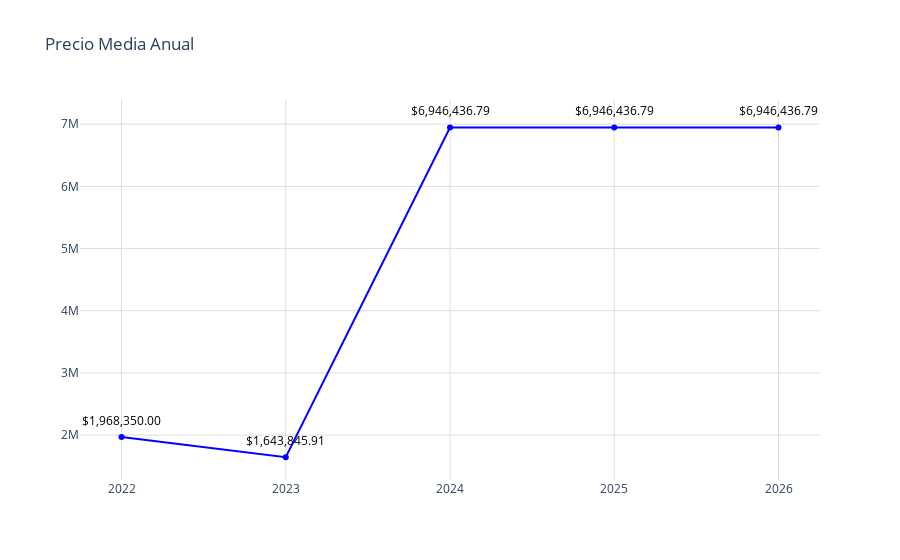

Write notebook code for a chart like this one.
### Code cell
# Datos
año = tul_precio_media_anual['año']
promedio = tul_precio_media_anual['precio_promedio']

fig = go.Figure()
fig.add_trace(go.Scatter(
    x=año,
    y=promedio,
    mode='markers+lines',
    marker=dict(color='blue'),
))
# Agregar anotaciones para mostrar los valores encima de los puntos
for a, p in zip(año, promedio):
    fig.add_annotation(
        x=a,
        y=p,
        text=f"${p:,.2f}",  # Formatear el valor del promedio como moneda
        showarrow=False,
        font=dict(color='black', size=12),
        xshift=0,
        yshift=17,
        textangle=0
    )
# Actualizar diseño
fig.update_layout(
    title='Precio Media Anual',
    yaxis=dict(
        #range=[0, 2000000],  # Establecer el rango del eje y
        #tickvals=[0, 1000000,5000000, 2000000],  # Definir los valores de las marcas en el eje y
        #ticktext=['$0.00', '$500,000.00', '$1,000,000.00', '$1,500,000.00', '$2,000,000.00'],  # Definir el texto de las marcas en el eje y
        gridcolor='#dddcda',   # Color de las líneas de la cuadrícula
        gridwidth=1  # Ancho de las líneas de la cuadrícula
    ),
    xaxis=dict(
        gridcolor='#dddcda', 
        tickmode='array',
        tickvals=año,
        ticktext=año
    ),
    plot_bgcolor='rgba(0,0,0,0)'
)
# Exportar gráfica como archivo HTML
def guardar_grafico_como_html(fig, nombre_archivo, carpeta='graficas'):
    # Crear la carpeta si no existe
    if not os.path.exists(carpeta):
        os.makedirs(carpeta)
    
    # Gráfica como archivo HTML en la carpeta especificada
    pio.write_html(fig, f'{carpeta}/{nombre_archivo}.html')

guardar_grafico_como_html(fig, 'g_scatt_preciomedianual_prom_tulancingo', carpeta='graficas')
fig.show()

### Figure 1 — Plotly figure (JSON) as saved in the notebook; plotly's stock layout.template omitted (floating-point values rounded to 4 significant figures)
{"data": [{"marker": {"color": "blue"}, "mode": "markers+lines", "type": "scatter", "x": [2022, 2023, 2024, 2025, 2026], "y": [1968350, 1644000.0, 6946000.0, 6946000.0, 6946000.0]}], "layout": {"annotations": [{"font": {"color": "black", "size": 12}, "showarrow": false, "text": "$1,968,350.00", "textangle": 0, "x": 2022, "xshift": 0, "y": 1968350, "yshift": 17}, {"font": {"color": "black", "size": 12}, "showarrow": false, "text": "$1,643,845.91", "textangle": 0, "x": 2023, "xshift": 0, "y": 1644000.0, "yshift": 17}, {"font": {"color": "black", "size": 12}, "showarrow": false, "text": "$6,946,436.79", "textangle": 0, "x": 2024, "xshift": 0, "y": 6946000.0, "yshift": 17}, {"font": {"color": "black", "size": 12}, "showarrow": false, "text": "$6,946,436.79", "textangle": 0, "x": 2025, "xshift": 0, "y": 6946000.0, "yshift": 17}, {"font": {"color": "black", "size": 12}, "showarrow": false, "text": "$6,946,436.79", "textangle": 0, "x": 2026, "xshift": 0, "y": 6946000.0, "yshift": 17}], "plot_bgcolor": "rgba(0,0,0,0)", "title": {"text": "Precio Media Anual"}, "xaxis": {"gridcolor": "#dddcda", "tickmode": "array", "ticktext": [2022, 2023, 2024, 2025, 2026], "tickvals": [2022, 2023, 2024, 2025, 2026]}, "yaxis": {"gridcolor": "#dddcda", "gridwidth": 1}}}
